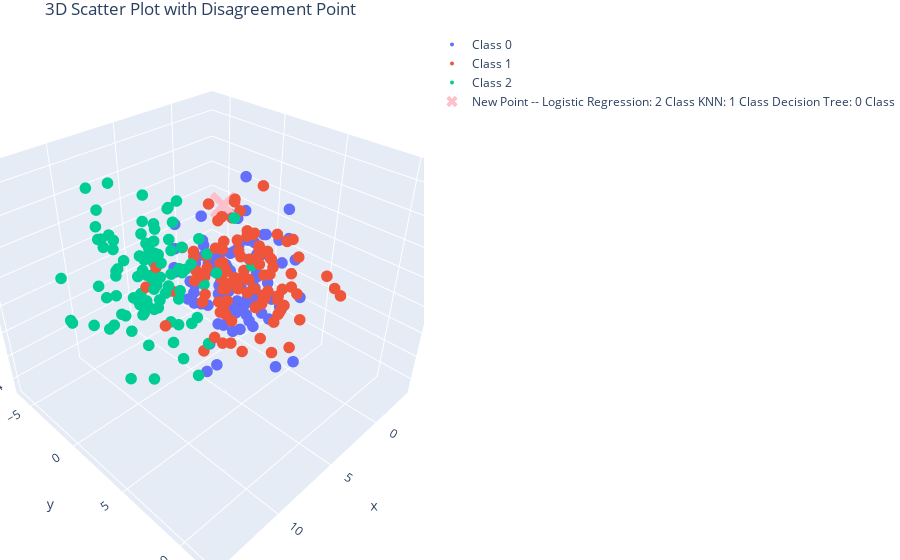

Notebook code for this chart:
### Markdown cell above
So, let's visualize this point and try to measure the correctness. Which model do we agree with the most?

### Code cell
# Our example that we want to classify
new_point = {'x': 2.34, 'y': 0.47, 'z': 7.15}

#_______________________________________

fig = go.Figure()

for class_label in df['class'].unique():
    class_df = df[df['class'] == class_label]
    fig.add_trace(go.Scatter3d(
        x=class_df['x'],
        y=class_df['y'],
        z=class_df['z'],
        mode='markers',
        marker=dict(size=4),
        name=f'Class {class_label}'
    ))


fig.add_trace(go.Scatter3d(
    x=[new_point['x']],
    y=[new_point['y']],
    z=[new_point['z']],
    mode='markers+text',
    marker=dict(size=10, color='pink', symbol='x'),
    name='New Point -- ' \
    f'Logistic Regression: 2 Class KNN: 1 Class Decision Tree: 0 Class',
    textposition='top center'
))

fig.update_layout(
    title='3D Scatter Plot with Disagreement Point',
    scene=dict(
        xaxis_title='x',
        yaxis_title='y',
        zaxis_title='x'
    ),
    margin=dict(l=0, r=0, b=0, t=30)
)

fig.show()
